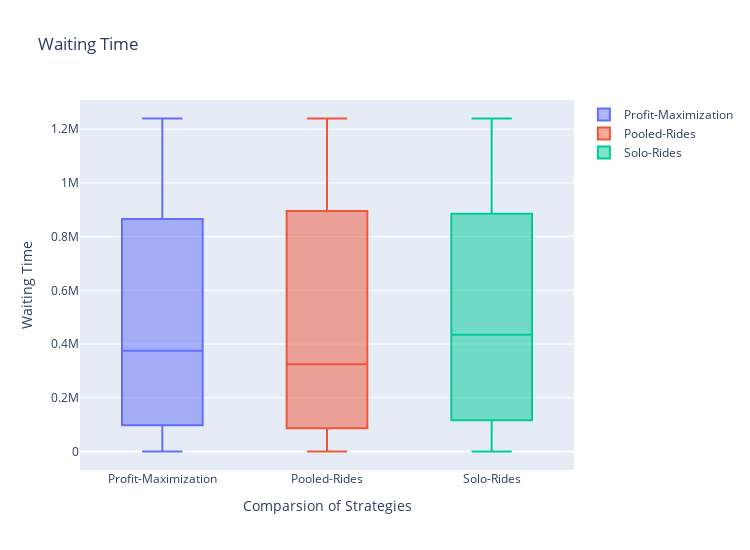

The cell this chart's notebook holds for it:
### Markdown cell above
## Waiting Time (Time Waiting for Travellers)

### Code cell
import pandas as pd

data2 = pd.read_csv('D:/Development/GitHub-ProjectV2.0/MaaSSim/docs/tutorials/Results/Simulation/Driver/KPI-6-WaitingTime/Waiting_Solo-Rides.csv')
data1 =pd.read_csv('D:/Development/GitHub-ProjectV2.0/MaaSSim/docs/tutorials/Results/Simulation/Driver/KPI-6-WaitingTime/Waiting_Profit-Maximization.csv')
data =pd.read_csv('D:/Development/GitHub-ProjectV2.0/MaaSSim/docs/tutorials/Results/Simulation/Driver/KPI-6-WaitingTime/Waiting_Pooled-Rides.csv')


colListPR=[]
for column in data.columns:
     
    # Storing the rows of a column
    # into a temporary list
    li =data[column].tolist()
     
    # appending the temporary list
    colListPR.append(li)
     
# Printing the final list
#print(colListPR)


colListPM=[]
for column in data1.columns:
     
    li =data1[column].tolist()
     
    colListPM.append(li)
     
print(colListPM)

colListSR=[]
for column in data2.columns:
     
    li =data2[column].tolist()
     
    colListSR.append(li)
     
#print(colListSR)

import numpy as np
import matplotlib.pyplot as plt

flatPR= [y for sublist in colListPR for y in sublist]
#flatPR
#plt.boxplot(flatPR)


import numpy as np
import matplotlib.pyplot as plt

flatSR= [y for sublist in colListSR for y in sublist]
#flatSR
#plt.boxplot(flatSR)

import numpy as np
import matplotlib.pyplot as plt

flatPM= [y for sublist in colListPM for y in sublist]
#flatPM
#plt.boxplot(flatPM)

import plotly.graph_objects as go
from plotly.subplots import make_subplots
fig = go.Figure()
fig.update_layout(autosize=False,width=750,height=550,)

fig.add_trace(go.Box(y=flatPM,name="Profit-Maximization"))
fig.add_trace(go.Box(y=flatPR,name="Pooled-Rides"))
fig.add_trace(go.Box(y=flatSR,name="Solo-Rides"))
fig.update_layout(title='Waiting Time',xaxis=dict(title='Comparsion of Strategies'),yaxis=dict(title='Waiting Time'))
fig.show()
#plt.savefig("KPI1Analysis.jpg")


#############################################

import warnings
warnings.simplefilter('ignore')
import matplotlib.pyplot as plt
import seaborn as sns
#fig= plt.figure(figsize=(100,50),dpi=600)

plt.rcParams["figure.figsize"] = (8,5)


fig,ax =plt.subplots()
plt.title('Waiting Time')
sns.distplot(flatPR,hist=False,label='Pooled')
sns.distplot(flatPM,hist=False,label='Profit Maximization')
sns.distplot(flatSR,hist=False,label='Solo')
plt.xlabel('Waiting Time',fontsize=13)
plt.ylabel('Rides',fontsize=13)

plt.legend(fontsize=10)
#plt.savefig("Revenue.jpg")
plt.show()

### Figure 1 — Plotly figure (JSON) as saved in the notebook; plotly's stock layout.template omitted (floating-point values rounded to 4 significant figures)
{"data": [{"name": "Profit-Maximization", "type": "box", "y": [10, 20, 30, 40, 50, 74068, 163643, 147697, 87916, 138025, 391469, 358189, 333978, 320005, 311750, 694907, 632598, 606754, 732418, 615135, 865513, 849849, 894249, 879267, 905836, 97306, 1239673, 1166228, 1172783, 1130796]}, {"name": "Pooled-Rides", "type": "box", "y": [10, 20, 30, 40, 50, 73276, 86311, 134484, 92057, 142360, 337287, 311559, 374400, 305835, 291198, 82441, 607858, 568072, 738007, 623038, 895622, 918192, 900591, 885847, 917775, 142916, 1239617, 1168619, 1179251, 1154214]}, {"name": "Solo-Rides", "type": "box", "y": [10, 20, 30, 40, 50, 77033, 136771, 116336, 92390, 143905, 460327, 408846, 316216, 259983, 321844, 599336, 567412, 637717, 738486, 625092, 884946, 752769, 902362, 885386, 920848, 126993, 1239350, 1168738, 1180024, 1144960]}], "layout": {"autosize": false, "height": 550, "title": {"text": "Waiting Time"}, "width": 750, "xaxis": {"autorange": true, "range": [-0.5, 2.5], "title": {"text": "Comparsion of Strategies"}, "type": "category"}, "yaxis": {"autorange": true, "range": [-68860.0, 1309000.0], "title": {"text": "Waiting Time"}, "type": "linear"}}}
